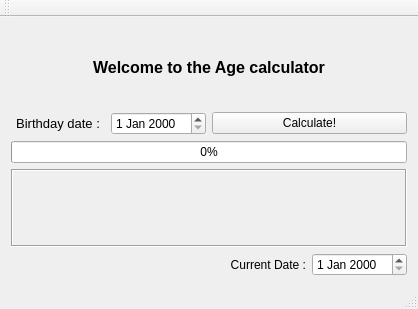
<?xml version="1.0" encoding="UTF-8"?>
<ui version="4.0">
 <class>MainWindow</class>
 <widget class="QMainWindow" name="MainWindow">
  <property name="geometry">
   <rect>
    <x>0</x>
    <y>0</y>
    <width>418</width>
    <height>309</height>
   </rect>
  </property>
  <property name="windowTitle">
   <string>Blinco's Age Calculator</string>
  </property>
  <widget class="QWidget" name="centralWidget">
   <layout class="QGridLayout" name="gridLayout">
    <item row="0" column="0" colspan="4">
     <widget class="QLabel" name="label">
      <property name="font">
       <font>
        <pointsize>12</pointsize>
        <weight>75</weight>
        <bold>true</bold>
       </font>
      </property>
      <property name="text">
       <string>Welcome to the Age calculator</string>
      </property>
      <property name="alignment">
       <set>Qt::AlignCenter</set>
      </property>
     </widget>
    </item>
    <item row="1" column="0">
     <widget class="QLabel" name="label_2">
      <property name="font">
       <font>
        <pointsize>10</pointsize>
       </font>
      </property>
      <property name="text">
       <string>Birthday date :</string>
      </property>
      <property name="alignment">
       <set>Qt::AlignCenter</set>
      </property>
     </widget>
    </item>
    <item row="1" column="1">
     <widget class="QDateEdit" name="dateEdit"/>
    </item>
    <item row="1" column="2" colspan="2">
     <widget class="QPushButton" name="pushButton">
      <property name="text">
       <string>Calculate!</string>
      </property>
     </widget>
    </item>
    <item row="2" column="0" colspan="4">
     <widget class="QProgressBar" name="progressBar">
      <property name="maximum">
       <number>100</number>
      </property>
      <property name="value">
       <number>0</number>
      </property>
      <property name="textDirection">
       <enum>QProgressBar::TopToBottom</enum>
      </property>
     </widget>
    </item>
    <item row="3" column="0" colspan="4">
     <widget class="QLabel" name="label_3">
      <property name="frameShape">
       <enum>QFrame::Box</enum>
      </property>
      <property name="frameShadow">
       <enum>QFrame::Sunken</enum>
      </property>
      <property name="text">
       <string/>
      </property>
     </widget>
    </item>
    <item row="4" column="1" colspan="2">
     <widget class="QLabel" name="label_4">
      <property name="text">
       <string>Current Date :</string>
      </property>
      <property name="alignment">
       <set>Qt::AlignRight|Qt::AlignTrailing|Qt::AlignVCenter</set>
      </property>
     </widget>
    </item>
    <item row="4" column="3">
     <widget class="QDateEdit" name="dateEdit_2"/>
    </item>
   </layout>
  </widget>
  <widget class="QMenuBar" name="menuBar">
   <property name="geometry">
    <rect>
     <x>0</x>
     <y>0</y>
     <width>418</width>
     <height>21</height>
    </rect>
   </property>
  </widget>
  <widget class="QToolBar" name="mainToolBar">
   <attribute name="toolBarArea">
    <enum>TopToolBarArea</enum>
   </attribute>
   <attribute name="toolBarBreak">
    <bool>false</bool>
   </attribute>
  </widget>
  <widget class="QStatusBar" name="statusBar"/>
 </widget>
 <layoutdefault spacing="6" margin="11"/>
 <resources/>
 <connections/>
</ui>
